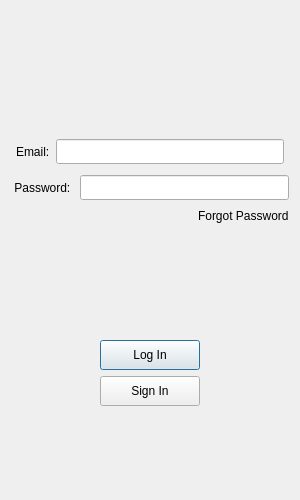
<?xml version="1.0" encoding="UTF-8"?>
<ui version="4.0">
 <class>LoginDialog</class>
 <widget class="QDialog" name="LoginDialog">
  <property name="geometry">
   <rect>
    <x>0</x>
    <y>0</y>
    <width>300</width>
    <height>500</height>
   </rect>
  </property>
  <property name="minimumSize">
   <size>
    <width>300</width>
    <height>500</height>
   </size>
  </property>
  <property name="maximumSize">
   <size>
    <width>300</width>
    <height>500</height>
   </size>
  </property>
  <property name="windowTitle">
   <string>Dialog</string>
  </property>
  <layout class="QVBoxLayout" name="verticalLayout_2">
   <item>
    <widget class="QLabel" name="label">
     <property name="text">
      <string/>
     </property>
     <property name="pixmap">
      <pixmap resource="resources.qrc">:/rc/loginlogo.png</pixmap>
     </property>
     <property name="alignment">
      <set>Qt::AlignmentFlag::AlignCenter</set>
     </property>
    </widget>
   </item>
   <item>
    <spacer name="verticalSpacer">
     <property name="orientation">
      <enum>Qt::Orientation::Vertical</enum>
     </property>
     <property name="sizeHint" stdset="0">
      <size>
       <width>20</width>
       <height>40</height>
      </size>
     </property>
    </spacer>
   </item>
   <item>
    <widget class="QLabel" name="error_label">
     <property name="text">
      <string/>
     </property>
     <property name="alignment">
      <set>Qt::AlignmentFlag::AlignCenter</set>
     </property>
    </widget>
   </item>
   <item>
    <layout class="QVBoxLayout" name="verticalLayout">
     <item>
      <layout class="QHBoxLayout" name="horizontalLayout">
       <property name="leftMargin">
        <number>5</number>
       </property>
       <property name="topMargin">
        <number>5</number>
       </property>
       <property name="rightMargin">
        <number>5</number>
       </property>
       <property name="bottomMargin">
        <number>5</number>
       </property>
       <item>
        <widget class="QLabel" name="email_label">
         <property name="minimumSize">
          <size>
           <width>0</width>
           <height>25</height>
          </size>
         </property>
         <property name="maximumSize">
          <size>
           <width>16777215</width>
           <height>25</height>
          </size>
         </property>
         <property name="text">
          <string>Email:</string>
         </property>
        </widget>
       </item>
       <item>
        <widget class="QLineEdit" name="email_edit">
         <property name="minimumSize">
          <size>
           <width>0</width>
           <height>25</height>
          </size>
         </property>
         <property name="maximumSize">
          <size>
           <width>16777215</width>
           <height>25</height>
          </size>
         </property>
        </widget>
       </item>
      </layout>
     </item>
    </layout>
   </item>
   <item>
    <layout class="QHBoxLayout" name="horizontalLayout_2">
     <item>
      <widget class="QLabel" name="pass_label">
       <property name="minimumSize">
        <size>
         <width>0</width>
         <height>25</height>
        </size>
       </property>
       <property name="maximumSize">
        <size>
         <width>16777215</width>
         <height>25</height>
        </size>
       </property>
       <property name="text">
        <string> Password: </string>
       </property>
      </widget>
     </item>
     <item>
      <widget class="QLineEdit" name="pass_edit">
       <property name="minimumSize">
        <size>
         <width>0</width>
         <height>25</height>
        </size>
       </property>
       <property name="maximumSize">
        <size>
         <width>16777215</width>
         <height>25</height>
        </size>
       </property>
      </widget>
     </item>
    </layout>
   </item>
   <item>
    <layout class="QHBoxLayout" name="horizontalLayout_3">
     <item>
      <spacer name="horizontalSpacer">
       <property name="orientation">
        <enum>Qt::Orientation::Horizontal</enum>
       </property>
       <property name="sizeHint" stdset="0">
        <size>
         <width>40</width>
         <height>20</height>
        </size>
       </property>
      </spacer>
     </item>
     <item>
      <widget class="ClickedLabel" name="forgot_label">
       <property name="text">
        <string>Forgot Password</string>
       </property>
      </widget>
     </item>
    </layout>
   </item>
   <item>
    <spacer name="verticalSpacer_2">
     <property name="orientation">
      <enum>Qt::Orientation::Vertical</enum>
     </property>
     <property name="sizeHint" stdset="0">
      <size>
       <width>20</width>
       <height>40</height>
      </size>
     </property>
    </spacer>
   </item>
   <item>
    <widget class="QWidget" name="widget" native="true">
     <layout class="QVBoxLayout" name="verticalLayout_3"/>
    </widget>
   </item>
   <item>
    <layout class="QHBoxLayout" name="horizontalLayout_4">
     <item>
      <spacer name="horizontalSpacer_2">
       <property name="orientation">
        <enum>Qt::Orientation::Horizontal</enum>
       </property>
       <property name="sizeHint" stdset="0">
        <size>
         <width>40</width>
         <height>20</height>
        </size>
       </property>
      </spacer>
     </item>
     <item>
      <widget class="QPushButton" name="login_btn">
       <property name="minimumSize">
        <size>
         <width>100</width>
         <height>30</height>
        </size>
       </property>
       <property name="maximumSize">
        <size>
         <width>100</width>
         <height>30</height>
        </size>
       </property>
       <property name="text">
        <string>Log In</string>
       </property>
      </widget>
     </item>
     <item>
      <spacer name="horizontalSpacer_3">
       <property name="orientation">
        <enum>Qt::Orientation::Horizontal</enum>
       </property>
       <property name="sizeHint" stdset="0">
        <size>
         <width>40</width>
         <height>20</height>
        </size>
       </property>
      </spacer>
     </item>
    </layout>
   </item>
   <item>
    <layout class="QHBoxLayout" name="horizontalLayout_5">
     <item>
      <spacer name="horizontalSpacer_5">
       <property name="orientation">
        <enum>Qt::Orientation::Horizontal</enum>
       </property>
       <property name="sizeHint" stdset="0">
        <size>
         <width>40</width>
         <height>20</height>
        </size>
       </property>
      </spacer>
     </item>
     <item>
      <widget class="QPushButton" name="signin_btn">
       <property name="minimumSize">
        <size>
         <width>100</width>
         <height>30</height>
        </size>
       </property>
       <property name="maximumSize">
        <size>
         <width>100</width>
         <height>30</height>
        </size>
       </property>
       <property name="text">
        <string>Sign In</string>
       </property>
      </widget>
     </item>
     <item>
      <spacer name="horizontalSpacer_4">
       <property name="orientation">
        <enum>Qt::Orientation::Horizontal</enum>
       </property>
       <property name="sizeHint" stdset="0">
        <size>
         <width>40</width>
         <height>20</height>
        </size>
       </property>
      </spacer>
     </item>
    </layout>
   </item>
   <item>
    <spacer name="verticalSpacer_3">
     <property name="orientation">
      <enum>Qt::Orientation::Vertical</enum>
     </property>
     <property name="sizeHint" stdset="0">
      <size>
       <width>20</width>
       <height>40</height>
      </size>
     </property>
    </spacer>
   </item>
  </layout>
 </widget>
 <customwidgets>
  <customwidget>
   <class>ClickedLabel</class>
   <extends>QLabel</extends>
   <header>clickedlabel.h</header>
  </customwidget>
 </customwidgets>
 <resources>
  <include location="resources.qrc"/>
 </resources>
 <connections/>
</ui>
